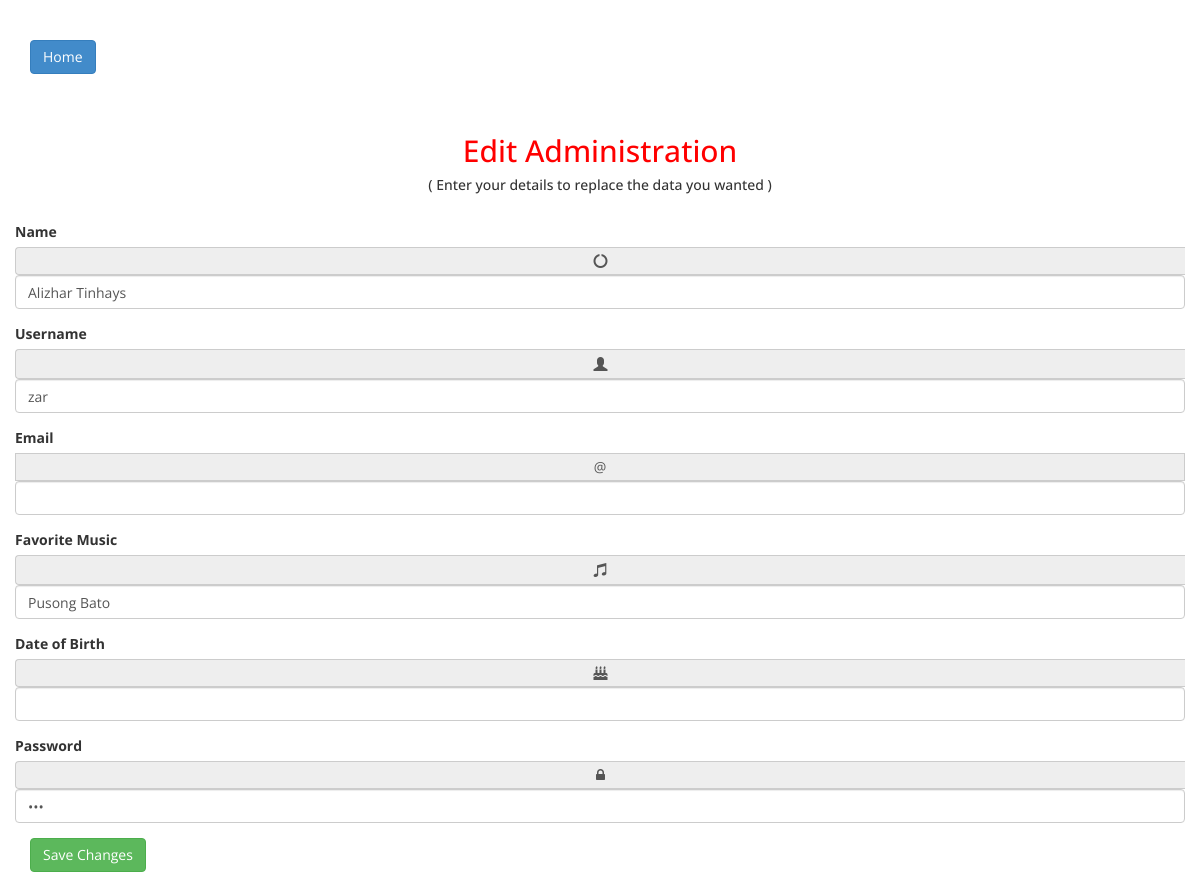
Page /edit.php?id=22 on the committed database.
### tables this page shows
CREATE TABLE `users` (
  `id` int(255) NOT NULL,
  `name` varchar(255) NOT NULL,
  `username` varchar(255) NOT NULL,
  `email` varchar(255) NOT NULL,
  `favoritemusic` varchar(255) NOT NULL,
  `dateofbirth` date DEFAULT NULL,
  `password` varchar(255) NOT NULL
);

### edit.php (the view, shortened to what this page needs)
<?php
include('server.php');
 $id = $_GET['id'];
 $m = mysqli_query($db, "SELECT * FROM users WHERE id= '$id'");
 $check = mysqli_fetch_array($m);
?>
<!DOCTYPE html>
<html xmlns="http://www.w3.org/1999/xhtml">
<head>
    <link href="assets/css/bootstrap.css" rel="stylesheet" />
    <link href="assets/css/font-awesome.css" rel="stylesheet" />
    <link href="assets/css/custom.css" rel="stylesheet" />
   <link rel="stylesheet" href="//code.jquery.com/ui/1.12.1/themes/base/jquery-ui.css">
</head>
<body>
    <div class="container">
    	<br><br>
      <a href="./user.php"><button class="btn btn-primary" name="home">Home</button></a>
        <div class="row text-center  ">
            <div class="col-md-12">
                <br /><br />
                <h2>Edit Administration</h2>
                <h5>( Enter your details to replace the data you wanted )</h5>
                 <br />
            </div>
        </div>
	<form role="form" method="post" action="update.php" >
         <div class="form-group row">
		  <label for="example-text-input" class="col-2 col-form-label">Name</label>
		  <div class="col-10">
		  	<span class="input-group-addon"><i class="fa fa-circle-o-notch"  ></i></span>
		    <input class="form-control" name ="regname" type="text" value="<?php echo $check['name'];?>" id="example-text-input">
		  </div>
		</div>
		<div class="form-group row">
		  <label for="example-search-input" class="col-2 col-form-label">Username</label>
		  <div class="col-10">
		  	<span class="input-group-addon"><i class="glyphicon glyphicon-user"></i></span>
		    <input class="form-control" name ="regusername" type="text" value="<?php echo $check['username'];?>" id="example-search-input">
		  </div>
		</div>
		<div class="form-group row">
          <label for="example-email-input" class="col-2 col-form-label">Email</label>
          <span class="input-group-addon">@</span>
          <div class="col-10">
            <input class="form-control" name="regemail" type="text" value="" id="example-email-input">
          </div>
        </div>
		<div class="form-group row">
		  <label for="example-email-input" class="col-2 col-form-label">Favorite Music</label>
		  <div class="col-10">
		  	<span class="input-group-addon"><i class="glyphicon glyphicon-music"></i></span>
		    <input class="form-control" name ="regfavoritemusic" type="text" value="<?php echo $check['favoritemusic'];?>" id="example-email-input">
		  </div>
		</div>
		<div class="form-group row">
		  <label for="example-url-input" class="col-2 col-form-label">Date of Birth</label>
		  <div class="col-10">
		  	<span class="input-group-addon"><i class="fa fa-birthday-cake" aria-hidden="true"></i></span>
		    <input class="form-control" name ="regbirth" type="text" value="" id="datepicker">
		  </div>
		</div>
		<div class="form-group row" >
		  <label for="example-password-input" class="col-2 col-form-label">Password</label>
		  <div class="col-10">
		  	<span class="input-group-addon"><i class="fa fa-lock"  ></i></span>
		    <input class="form-control" name ="regpassword" type="password" value="<?php echo $check['password'];?>" id="">
		  </div>
		</div>
		<button type="submit" class="btn btn-success" name="editzz">Save Changes</button>
	</div>
</body>
</html>

### assets/css/custom.css (style rules this page uses)
body { font-family: 'Open Sans', sans-serif; }
a { color: none; }
.text-center { text-align:center; }
h2 { color: #f00; }

### rows in the picture
users: regname "Alizhar Tinhays", regusername "zar", regfavoritemusic "Pusong Bato"
